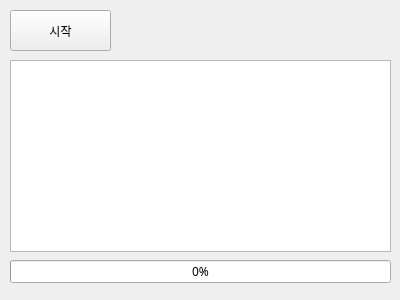
<?xml version="1.0" encoding="UTF-8"?>
<ui version="4.0">
 <class>Form</class>
 <widget class="QWidget" name="Form">
  <property name="geometry">
   <rect>
    <x>0</x>
    <y>0</y>
    <width>400</width>
    <height>300</height>
   </rect>
  </property>
  <property name="minimumSize">
   <size>
    <width>0</width>
    <height>0</height>
   </size>
  </property>
  <property name="maximumSize">
   <size>
    <width>400</width>
    <height>300</height>
   </size>
  </property>
  <property name="font">
   <font>
    <family>맑은 고딕</family>
   </font>
  </property>
  <property name="windowTitle">
   <string>Form</string>
  </property>
  <widget class="QPushButton" name="btnStart">
   <property name="geometry">
    <rect>
     <x>10</x>
     <y>10</y>
     <width>101</width>
     <height>41</height>
    </rect>
   </property>
   <property name="text">
    <string>시작</string>
   </property>
  </widget>
  <widget class="QTextBrowser" name="txbLog">
   <property name="geometry">
    <rect>
     <x>10</x>
     <y>60</y>
     <width>381</width>
     <height>192</height>
    </rect>
   </property>
  </widget>
  <widget class="QProgressBar" name="pgbTask">
   <property name="geometry">
    <rect>
     <x>10</x>
     <y>260</y>
     <width>381</width>
     <height>23</height>
    </rect>
   </property>
   <property name="value">
    <number>0</number>
   </property>
  </widget>
 </widget>
 <resources/>
 <connections/>
</ui>
